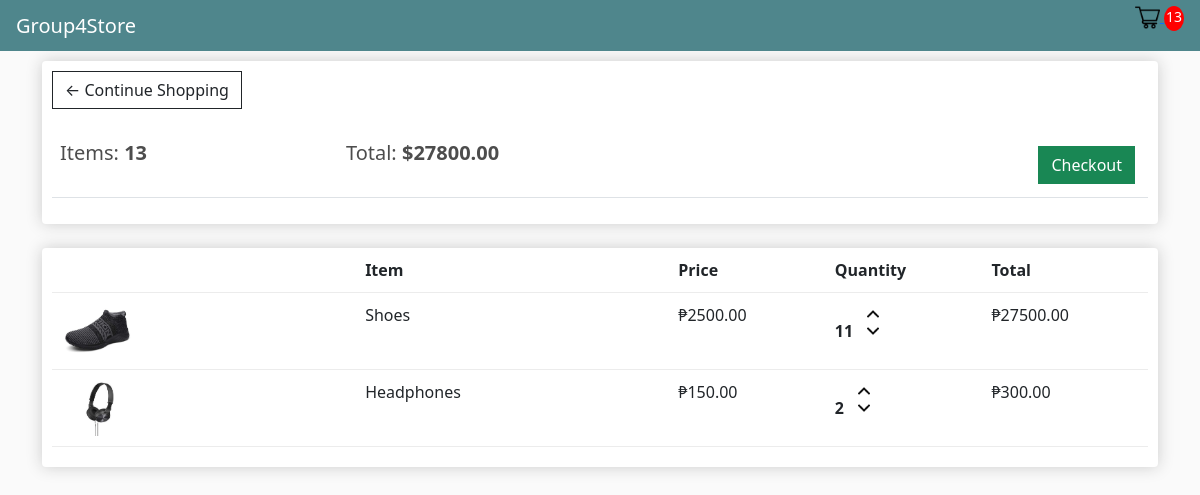
The app's page /cart/ (signed in) with its own data.
### store/models.py (models this page shows, shortened)
class Order(models.Model):
    customer = models.ForeignKey(Customer, on_delete=models.SET_NULL, blank=True, null=True)
    date_ordered = models.DateTimeField(auto_now_add=True)
    complete = models.BooleanField(default=False, null=True, blank=True)
    transaction_id = models.CharField(max_length=200, null=True)
    @property
    def get_cart_total(self):
        orderitems = self.orderitem_set.all()
        total = sum([item.get_total for item in orderitems])
        return total
    @property
    def get_cart_items(self):
        orderitems = self.orderitem_set.all()
        total = sum([item.quantity for item in orderitems])
        return total

class OrderItem(models.Model):
    product = models.ForeignKey(Product, on_delete=models.SET_NULL, blank=True, null=True)
    order = models.ForeignKey(Order, on_delete=models.SET_NULL, blank=True, null=True)
    quantity = models.IntegerField(default=0, null=True, blank=True)
    data_added = models.DateTimeField(auto_now_add=True)
    @property
    def get_total(self):
        total = self.product.price * self.quantity
        return total

class Product(models.Model):
    name = models.CharField(max_length=200)
    price = models.DecimalField(max_digits=7, decimal_places=2)
    digital = models.BooleanField(default=False, null=True, blank=False)
    image = models.ImageField(null=True, blank=True)
    @property
    def imageURL(self):
        try:
            url = self.image.url
        except:
            url = ''
        return url

### store/views.py (the view)
# urls.py: path('cart/', views.cart, name='cart'),
def cart(request):
    data = cartData(request)
    cartItems = data['cartItems']
    order =  data['order']
    items = data['items']
    context = {'items': items, 'order':order, 'cartItems':cartItems, 'shipping': False}
    return render(request, 'store/cart.html', context)

### store/utils.py (called while the page is built)
def cartData(request):
    if request.user.is_authenticated:
        customer = request.user.customer
        order, created = Order.objects.get_or_create(customer=customer, complete=False)
        items = order.orderitem_set.all()
        cartItems = order.get_cart_items
    else:
        cookieData = cookieCart(request)
        cartItems = cookieData['cartItems']
        order =  cookieData['order']
        items = cookieData['items']
    return {'cartItems': cartItems, 'order': order, 'items': items}

### store/templates/store/cart.html
{% extends 'store/main.html' %}
{% load static %}
{% block content %}
<div class="row">
    <div class="col-lg-12">
        <div class="box-element">
            <a  class="btn btn-outline-dark" href="{% url 'store' %}">&#x2190; Continue Shopping</a>
            <br>
            <br>
            <table class="table">
                <tr>
                    <th><h5>Items: <strong>{{order.get_cart_items}}</strong></h5></th>
                    <th><h5>Total:<strong> ${{order.get_cart_total|floatformat:2}} </strong></h5></th>
                    <th>
                        <a  style="float:right; margin:5px;" class="btn btn-success" href="{% url 'checkout' %}">Checkout</a>
                    </th>
                </tr>
            </table>
        </div>
        <br>
        <div class="box-element">
            <div class="cart-row">
                <div style="flex:2"></div>
                <div style="flex:2"><strong>Item</strong></div>
                <div style="flex:1"><strong>Price</strong></div>
                <div style="flex:1"><strong>Quantity</strong></div>
                <div style="flex:1"><strong>Total</strong></div>
            </div>
            {% for item in items %}
            <div class="cart-row">
                <div style="flex:2"><img src="{{item.product.imageURL}}" class="row-image" alt=""></div>
                <div style="flex:2">{{item.product.name}}</div>
                <div style="flex:1">₱{{item.product.price|floatformat:2}}</div>
                <div style="flex:1" class="">
                    <p class="quantity">{{item.quantity}}</p>
                    <div class="quantity">
                        <img src="{% static 'images/arrow-up-slim.png' %}" alt="" data-product="{{item.product.id}}" data-action="add" class="chg-quantity update-cart">
                        <img src="{% static 'images/arrow-down-slim.png' %}" alt="" data-product="{{item.product.id}}" data-action="remove" class="chg-quantity update-cart">
                    </div>
                </div>
                <div style="flex:1">₱{{item.get_total}}</div>
            </div>
            {% endfor %}
        </div>
    </div>
</div>
{% endblock content%}

### static/css/main.css (style rules this page uses)
body { background-color: hsl(0, 0%, 98%); }
h1,h2,h3,h4,h5,h6 { color:hsl(0, 0%, 30%); }
.box-element { box-shadow:hsl(0, 0%, 80%) 0 0 16px; background-color: #fff; border-radius: 4px; padding: 10px; }
.col-lg-4, .col-lg-6, .col-lg-8, .col-lg-12 { margin-top: 10px; }
.btn { border-radius: 0; }
.row-image { width: 100px; }
.cart-row { display: flex; align-items: flex-stretch; padding-bottom: 10px; margin-bottom: 10px; border-bottom: 1px solid #ececec; }
.quantity { display: inline-block; font-weight: 700; padding-right:10px; }
.chg-quantity { width: 12px; cursor: pointer; display: block; margin-top: 5px; transition:.1s; }

### records on screen
Order: get_cart_items "13", get_cart_total "27800.00"
OrderItem: product.imageURL (picture), product.name "Shoes", product.price "2500.00", quantity "11", get_total "27500.00"
OrderItem: product.imageURL (picture), product.name "Headphones", product.price "150.00", quantity "2", get_total "300.00"

### other values on screen
{{ cartItems }} "13"
